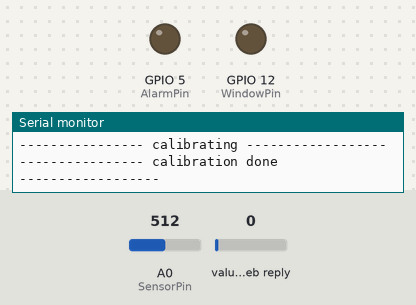
A sketch run on a simulated ESP8266 (NodeMCU). Shown: output pins drawn as LEDs (lit = HIGH), the last lines printed to the serial monitor. Inputs (shaded band) come from the test bench; at power-on: A0 (SensorPin) = 512, value in the web reply 0. WiFi joins after 1.5 s; servers stay silent unless stated; web services answer with replies made up by the test bench.

Above: at 2.7 s.
2.8 s: A0 (SensorPin) set to 110
7.0 s: A0 (SensorPin) set to 92
At 10.9 s:
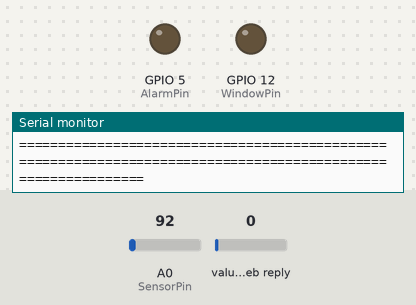
15.5 s: A0 (SensorPin) set to 122
At 19.4 s:
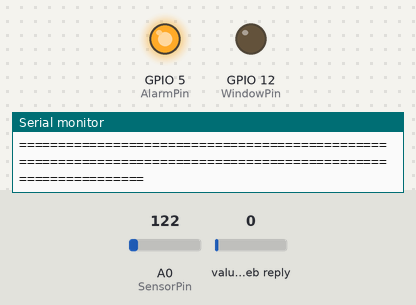
19.7 s: A0 (SensorPin) set to 90
At 22.9 s:
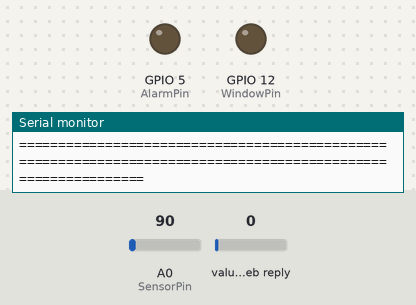
Timing chart, 0 to 24.4 s (numbered marks = the images above; inputs shaded):
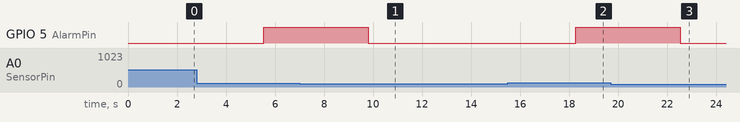

Measured:
- after the input at 7.0 s, GPIO 5 (AlarmPin): HIGH → LOW after 2.8 s
- after the input at 15.5 s, GPIO 5 (AlarmPin): LOW → HIGH after 2.8 s
- after the input at 19.7 s, GPIO 5 (AlarmPin): HIGH → LOW after 2.8 s

The sketch:

car_automation.ino
```cpp
#include <ESP8266WiFi.h>
#include <ArduinoJson.h>
WiFiServer server(80);

String apiKey = "MGDD3YC7UCPAE3BW";

int SensorPin = 17;                                                // Pin To Detect Gas
int AlarmPin = 5;                                                 //  Pin using For Alarm
int WindowPin = 12;                                              //  Pin Using For Lowering Window

int sensorThres = 100;

char   host[] = "api.thingspeak.com";                         // Host For Your data
String channelID = "454941";                                 // Things Speak Channel(Car Window) ID
const int httpPort = 80;                                    //  Http Port For Send Data

const char *ssid     = "Dilip";                            // Wifi Name
const char *password = "22222222";                        //  Wifi Password
WiFiClient client;

int systemStatus = 1;                                   // 1 means Your whole system is working
int windowStatus = 0;                                  // 0 means Window is Currently Closed
int buzzerStatus = 1;                                 //  1 means Buzzer will Beep.

#define GAS_LPG 0
#define GAS_CO 1
#define GAS_SMOKE 2

int RL_VALUE = 5;
float Ro = 10;
float RO_CLEAN_AIR_FACTOR = 9.83;
int CALIBARAION_SAMPLE_TIMES = 50;
int CALIBRATION_SAMPLE_INTERVAL = 500;
int READ_SAMPLE_INTERVAL = 50;
int READ_SAMPLE_TIMES = 5;

float LPGCurve[3]  =  {2.3, 0.21, -0.47};
float COCurve[3]  =  {2.3, 0.72, -0.34};
float SmokeCurve[3] = {2.3, 0.53, -0.44};

void setup() {

  Serial.begin(115200);

  pinMode(SensorPin, INPUT);
  pinMode(AlarmPin, OUTPUT);
  pinMode(WindowPin, OUTPUT);

  WiFi.begin(ssid, password);
  while (WiFi.status() != WL_CONNECTED) {
    Serial.println("----------------------Waiting for network-------------------------");
    delay(500);
  }

  Serial.println();
  Serial.println(ssid);
  Serial.print("..........");
  Serial.println();
  WiFi.begin(ssid, password);
  Serial.print(".");

  Serial.println("WiFi connected");
  Serial.println();

  Serial.println("---------------- calibrating ------------------");
  Ro = MQCalibration(SensorPin);
  Serial.println("---------------- calibration done ------------------");
}

float MQCalibration(int SensorPin)
{
  int i;
  float val = 0;

  for (i = 0; i < CALIBARAION_SAMPLE_TIMES; i++) {
    val += MQResistanceCalculation(analogRead(SensorPin));
//    delay(CALIBRATION_SAMPLE_INTERVAL);
  }
  val = val / CALIBARAION_SAMPLE_TIMES;
  val = val / RO_CLEAN_AIR_FACTOR;
  return val;
}

float MQResistanceCalculation(int raw_adc)
{
  return ( ((float)RL_VALUE * (1023 - raw_adc) / raw_adc));
}

float MQGetGasPercentage(float rs_ro_ratio, int gas_id)
{
  if ( gas_id == GAS_LPG ) {
    return MQGetPercentage(rs_ro_ratio, LPGCurve);
  } else if ( gas_id == GAS_CO ) {
    return MQGetPercentage(rs_ro_ratio, COCurve);
  } else if ( gas_id == GAS_SMOKE ) {
    return MQGetPercentage(rs_ro_ratio, SmokeCurve);
  }
  return 0;
}

float MQRead(int mq_pin)
{
  int i;
  float rs = 0;

  for (i = 0; i < READ_SAMPLE_TIMES; i++) {
    rs += MQResistanceCalculation(analogRead(SensorPin));
    delay(READ_SAMPLE_INTERVAL);
  }
  rs = rs / READ_SAMPLE_TIMES;
  return rs;
}

float  MQGetPercentage(float rs_ro_ratio, float *pcurve)
{
  return (pow(10, ( ((log(rs_ro_ratio) - pcurve[1]) / pcurve[2]) + pcurve[0])));
}

void loop() {

  float LPG = MQGetGasPercentage(MQRead(SensorPin) / Ro, GAS_LPG)*100;
  float CO = MQGetGasPercentage(MQRead(SensorPin) / Ro, GAS_CO)*100;
  float Smoke = MQGetGasPercentage(MQRead(SensorPin) / Ro, GAS_SMOKE)*100;


  RetrieveTSChannelData();      // Receive data from Thingspeak

  Serial.println("LPG% = " + (String)LPG);
  Serial.println("CO% = " + (String)CO);
  Serial.println("SMOKE% = " + (String)Smoke);

  if (systemStatus == 1)
  {
    Serial.println("---------------------- System is ON -------------------------");
    float SensorReading = analogRead(SensorPin);
    Serial.println("sensor value = " + (String)SensorReading);
    if (SensorReading > sensorThres)
    {
      if (buzzerStatus == 1)  // Buzzer is ON
      {
        digitalWrite(AlarmPin, HIGH); // make Buzzer Pin Enable
        Serial.println("---------------------- buzzer is ON -------------------------");
      }

      else {
        digitalWrite(AlarmPin, LOW);  // Buzzer Is Off
        Serial.println("---------------------- buzzer Is off -------------------------");
      }

      if (windowStatus == 1) // Window is Open
      {
        digitalWrite(WindowPin, HIGH);     //Make Window Pin Enable
        Serial.println("---------------------- Window is Open Now -------------------------");
      }

      else {
        digitalWrite(WindowPin, LOW);  // Window is Close
        Serial.println("---------------------- Window is Currently Close -------------------------");
      }
    }
    else
    {
      digitalWrite(AlarmPin, LOW);
      Serial.println("---------------------- buzzer off -------------------------");

      if (windowStatus == 1) {
        digitalWrite(WindowPin, HIGH);
      }
      else {
        digitalWrite(WindowPin, LOW);
      }
    }

    PostData(SensorReading, LPG, CO, Smoke);
  }

  else {
    digitalWrite(AlarmPin, LOW);
    Serial.println("=============SYSTEM OFFLINE============");
  }

  Serial.println("==============================================================================================================");
}

void PostData(float SensorReading, float lpg, float co, float smoke) {

  if (client.connect(host, 80)) {
    String postStr = apiKey;
    postStr += "&field1=";
    postStr += String(SensorReading);
    postStr += "&field2=";
    postStr += String(lpg);
    postStr += "&field3=";
    postStr += String(co);
    postStr += "&field4=";
    postStr += String(smoke);
    postStr += "&field5=";
    postStr += String(5);
    postStr += "\n";


    client.print("POST /update HTTP/1.1\n");
    client.print("Host: api.thingspeak.com\n");
    client.print("Connection: close\n");
    client.print("X-THINGSPEAKAPIKEY: " + apiKey + "\n");
    client.print("Content-Type: application/x-www-form-urlencoded\n");
    client.print("Content-Length: ");
    client.print(postStr.length());
    client.print("\n\n\n\n\n\n\n\n");
    client.print(postStr);
  }
  client.stop();
}

void RetrieveTSChannelData() {  // Receive data from Thingspeak
  static char responseBuffer[3 * 1024]; // Buffer for received data
  client = server.available();
  if (!client.connect(host, httpPort)) {
    Serial.println("connection failed");
    return;
  }
  String url = "/channels/" + channelID;
  url += "/feeds.json?results=1";
  client.print(String("GET ") + url + " HTTP/1.1\r\n" + "Host: " + host + "\r\n" + "Connection: close\r\n\r\n");
  while (!skipResponseHeaders());
  while (client.available()) {
    String line = client.readStringUntil('\n');
    if ( line.indexOf('{', 0) >= 0 ) {
      line.toCharArray(responseBuffer, line.length());
      decodeJSON(responseBuffer);
    }
  }
  client.stop();
}

bool skipResponseHeaders() {
  char endOfHeaders[] = "\r\n\r\n";
  client.setTimeout(3000);
  bool ok = client.find(endOfHeaders);
  if (!ok) {
    Serial.println("No response or invalid response!");
  }
  return ok;
}

boolean decodeJSON(char *json) {
  StaticJsonBuffer <3 * 1024> jsonBuffer;
  char *jsonstart = strchr(json, '{');
  if (jsonstart == NULL) {
    Serial.println("JSON data missing");
    return false;
  }
  json = jsonstart;
  JsonObject& root = jsonBuffer.parseObject(json);
  if (!root.success()) {
    Serial.println(F("jsonBuffer.parseObject() failed"));
    return false;
  }

  JsonObject& root_data = root["feeds"][0];
  String System = root_data["field1"];
  String window = root_data["field2"];
  String notify = root_data["field3"];
  systemStatus = System.toInt();
  windowStatus = window.toInt();
  buzzerStatus = notify.toInt();
}
```
